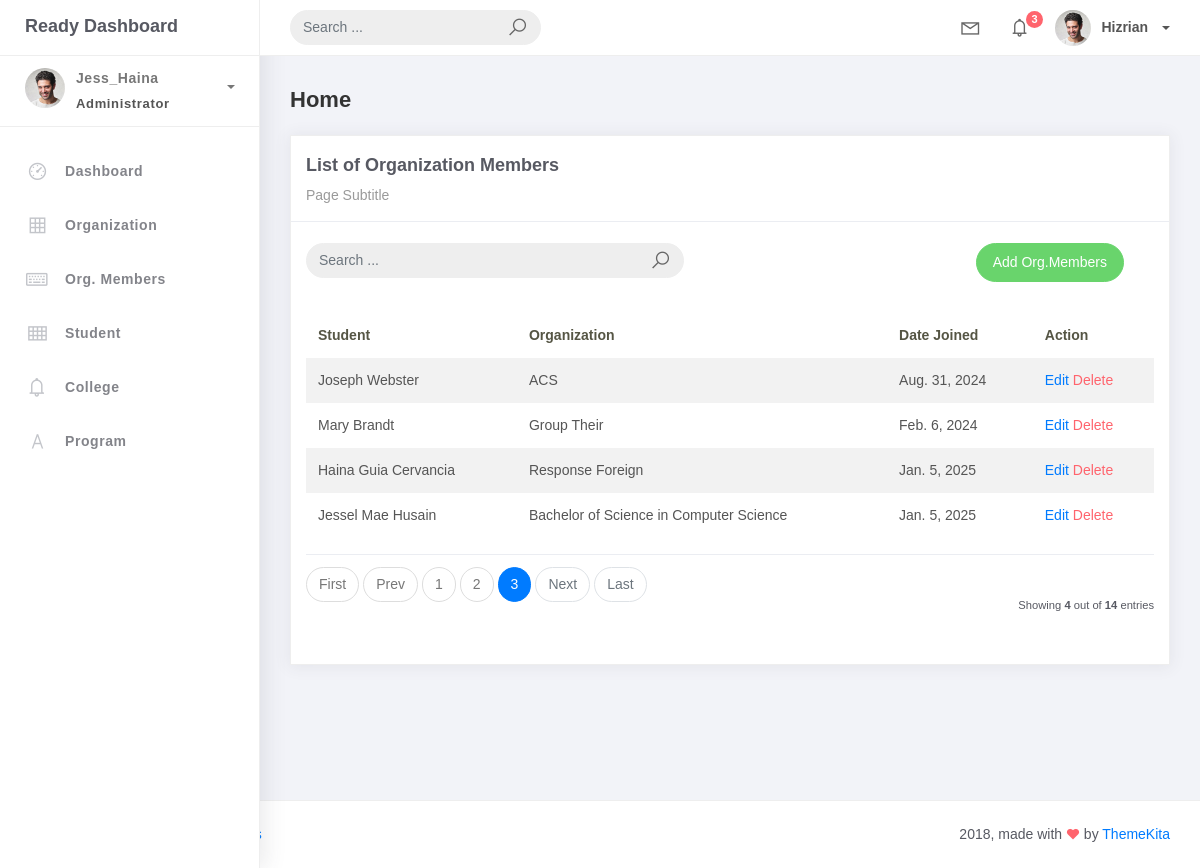
Page /orgMember_list/?page=3 on the earlier database version.
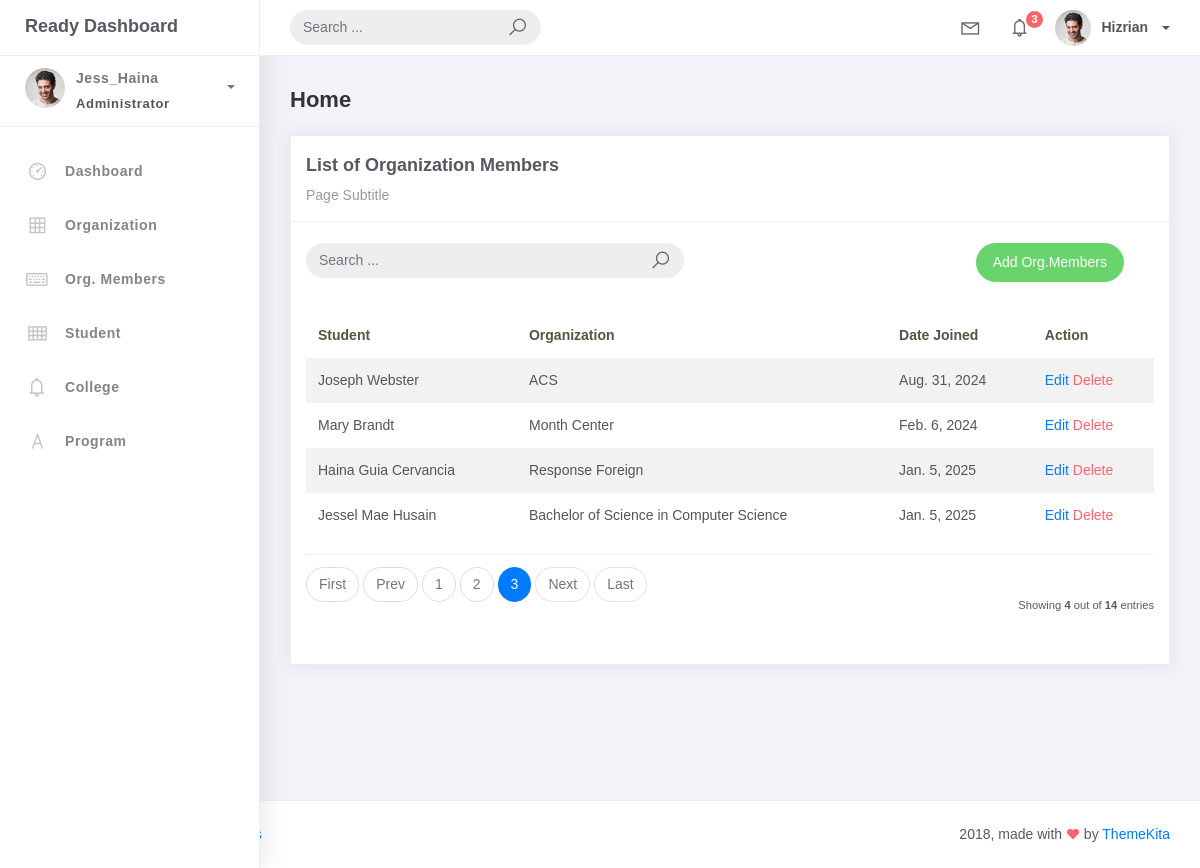
Same page on the later database version.
### studentorg/models.py (models this page shows, shortened)
class BaseModel(models.Model):
    created_at = models.DateTimeField(auto_now_add=True, db_index=True)
    updated_at = models.DateTimeField(auto_now=True)
    class Meta:
        abstract = True

class OrgMember(BaseModel):
    student = models.ForeignKey(Student, on_delete=models.CASCADE)
    organization = models.ForeignKey(Organization, on_delete=models.CASCADE)
    date_joined = models.DateField()

class Student(BaseModel):
    student_id = models.CharField(max_length=15)
    lastname = models.CharField(max_length=25)
    firstname = models.CharField(max_length=25)
    middlename = models.CharField(max_length=25, blank=True, null=True)
    program = models.ForeignKey(Program, on_delete=models.CASCADE)

class Organization(BaseModel):
    name = models.CharField(max_length=250)
    college = models.ForeignKey(College, null=True, blank=True, on_delete=models.CASCADE)
    description = models.CharField(max_length=500)
    def __str__(self):
        return self.name

### studentorg/views.py (the view, shortened to what this page needs)
# urls.py: path('orgMember_list/', OrgMemberList.as_view(), name='orgMem_list'),
class OrgMemberList(ListView):
    model = OrgMember
    context_object_name = 'orgMember'
    template_name = 'orgMem_list.html'
    paginate_by = 5
    def get_queryset(self, *args, **kwargs):
        qs = super(OrgMemberList, self).get_queryset(*args, **kwargs)
        query = self.request.GET.get('q')
        return qs

### templates/orgMem_list.html
{% extends 'base.html' %}
{% load static %}
{% block content %}
<div class="content">
    <div class="container-fluid">
        <h4 class="page-title">Home</h4>
        <div class="row">
            <div class="col-md-12">
                <div class="card">
                    <div class="card-header">
                        <div class="card-title">List of Organization Members</div>
                        <div class="card-category">Page Subtitle</div>
                    </div>
                    <br />
                    <div class="col-md-12 row">
                        <div class="col-md-6">
                            <form class="navbar-left navbar-form nav-search mr-md-3" action="{% url 'orgMem_list' %}">
                                <div class="input-group">
                                    <input type="text" placeholder="Search ..." class="form-control" name="q" value="{{ request.GET.q }}" />
                                    <div class="input-group-append">
                                        <span class="input-group-text">
                                            <i class="la la-search search-icon"></i>
                                        </span>
                                    </div>
                                </div>
                            </form>
                        </div>
                        <div class="col-md-6">
                            <div class="pull-right">
                                <a href="{% url 'orgMem-add' %}" class="btn btn-success btn-rounded">Add Org.Members</a>
                            </div>
                        </div>
                    </div>
                    <div class="card-body">
                        <table class="table table-striped mt-3">
                            <thead>
                                <tr>
                                    <th scope="col">Student</th>
                                    <th scope="col">Organization</th>
                                    <th scope="col">Date Joined</th>
                                    <th scope="col">Action</th>
                                </tr>
                            </thead>
                            <tbody>
                                {% for object in object_list %}
                                <tr>
                                    <td>{{ object.student.firstname }} {{ object.student.lastname }}</td>
                                    <td>{{ object.organization }}</td>
                                    <td>{{ object.date_joined }}</td>
                                    <td>
                                        <a href="{% url 'orgMem-update' object.id %}">Edit</a>
                                        <a href="{% url 'orgMem-delete' object.id %}" class="text-danger">Delete</a>
                                    </td>
                                </tr>
                                {% empty %}
                                <tr>
                                    <td colspan="4" style="text-align: center;">
                                        <p class="text-sm font-weight-bold mb-0">No Records Found</p>
                                    </td>
                                </tr>
                                {% endfor %}
                            </tbody>
                        </table>
                        {% include 'includes/pagination.html' %}
                    </div>
                </div>
            </div>
        </div>
    </div>
</div>
{% endblock %}

### templates/base.html (shortened to what this page needs)
{% load static %}
<!DOCTYPE html>
<link rel="stylesheet" href="{% static 'css/bootstrap.min.css' %}">
<link rel="stylesheet" href="{% static 'css/ready.css' %}">
<link rel="stylesheet" href="{% static 'css/demo.css' %}">
    </head>
    <body>
        <div class="wrapper">
            <div class="main-header">
                <div class="logo-header">
                    <a href="{% url 'home' %}" class="logo">
                        Ready Dashboard
                    </a>
                </div>
                <nav class="navbar navbar-header navbar-expand-lg">
                    <div class="container-fluid">
                        <form class="navbar-left navbar-form nav-search mr-md-3" action="">
                            <div class="input-group">
                                <input type="text" placeholder="Search ..." class="form-control">
                                <div class="input-group-append">
                                    <span class="input-group-text">
                                        <i class="la la-search search-icon"></i>
                                    </span>
                                </div>
                            </div>
                        </form>
                        <ul class="navbar-nav topbar-nav ml-md-auto align-items-center">
                            <li class="nav-item dropdown hidden-caret">
                                <a class="nav-link dropdown-toggle" href="#" id="navbarDropdown" role="button" data-toggle="dropdown" aria-haspopup="true" aria-expanded="false">
                                    <i class="la la-envelope"></i>
                                </a>
                            </li>
                            <li class="nav-item dropdown hidden-caret">
                                <a class="nav-link dropdown-toggle" href="#" id="navbarDropdown" role="button" data-toggle="dropdown" aria-haspopup="true" aria-expanded="false">
                                    <i class="la la-bell"></i>
                                    <span class="notification">3</span>
                                </a>
                            </li>
                            <li class="nav-item dropdown">
                                <a class="dropdown-toggle profile-pic" data-toggle="dropdown" href="#" aria-expanded="false"> <img src="{% static 'img/profile.jpg' %}" alt="user-img" width="36" class="img-circle"><span >Hizrian</span></span> </a>
                                </li>
                            </ul>
                        </div>
                    </nav>
                </div>
                <div class="sidebar">
                    <div class="scrollbar-inner sidebar-wrapper">
                        <div class="user">
                            <div class="photo">
                                <img src="{% static 'img/profile.jpg' %}">
                            </div>
                            <div class="info">
                                <a class="" data-toggle="collapse" href="#collapseExample" aria-expanded="true">
                                    <span>
                                        Jess_Haina
                                        <span class="user-level">Administrator</span>
                                        <span class="caret"></span>
                                    </span>
                                </a>
                            </div>
                        </div>
                        <ul class="nav">
                            <li class="nav-item">
                                <a href="{% url 'chart-page' %}">
                                    <i class="la la-dashboard"></i>
                                    <p>Dashboard</p>
                                </a>
                            </li>
                            <li class="nav-item">
                                <a href="{% url 'organization-list' %}">
                                    <i class="la la-table"></i>
                                    <p>Organization</p>
                                </a>
                            </li>
                            <li class="nav-item">
                                <a href="{% url 'orgMem_list' %}">
                                    <i class="la la-keyboard-o"></i>
                                    <p>Org. Members</p>
                                </a>
                            </li>
                            <li class="nav-item">
                                <a href="{% url 'student_list' %}">
                                    <i class="la la-th"></i>
                                    <p>Student</p>
                                </a>
                            </li>
                            <li class="nav-item">
                                <a href="{% url 'college_list' %}">
                                    <i class="la la-bell"></i>
                                    <p>College</p>
                                </a>
                            </li>
                            <li class="nav-item">
                                <a href="{% url 'program_list' %}">
                                    <i class="la la-font"></i>
                                    <p>Program</p>
                                </a>
                            </li>
                        </ul>
                    </div>
                </div>
                <div class="main-panel">
                    {% block content %}
                        {% endblock %}
                        </div>
                    </div>
                    <footer class="footer">
                        <div class="container-fluid">
                            <nav class="pull-left">
                                <ul class="nav">
                                    <li class="nav-item">
                                        <a class="nav-link" href="http://www.themekita.com">
                                        </a>
                                    </li>
                                    <li class="nav-item">
                                        <a class="nav-link" href="#">
                                        </a>
                                    </li>
                                    <li class="nav-item">
                                        <a class="nav-link" href="#">
                                        </a>
                                    </li>
                                </ul>
                            </nav>
                            <div class="copyright ml-auto">
                                2018, made with <i class="la la-heart heart text-danger"></i> by <a href="http://www.themekita.com">ThemeKita</a>
                            </div>
                        </div>
                    </footer>
    </body>
</body>
</html>

### templates/includes/pagination.html (shortened to what this page needs)
{% if is_paginated %}
<div class="card-footer px-0 border-0 d-flex flex-column flex-lg-row align-items-center justify-content-between mt-3">
  <nav aria-label="Topics pagination" class="mb-4">
    <ul class="pagination">
      {% if page_obj.number > 1 %}
        <li class="page-item">
          <a class="page-link" href="?page=1">First</a>
        </li>
      {% else %}
        <li class="page-item disabled">
          <span class="page-link">First</span>
        </li>
      {% endif %}
      {% if page_obj.has_previous %}
        <li class="page-item">
          <a class="page-link" href="?page={{ page_obj.previous_page_number }}">Prev</a>
        </li>
      {% else %}
        <li class="page-item disabled">
          <span class="page-link">Prev</span>
        </li>
      {% endif %}
      {% for page_num in paginator.page_range %}
        {% if page_obj.number == page_num %}
          <li class="page-item active">
            <span class="page-link">
              {{ page_num }}
            </span>
          </li>
        {% elif page_num > page_obj.number|add:'-3' and page_num < page_obj.number|add:'3' %}
          <li class="page-item">
            <a class="page-link" href="?page={{ page_num }}">{{ page_num }}</a>
          </li>
        {% endif %}
      {% endfor %}
      {% if page_obj.has_next %}
        <li class="page-item">
          <a class="page-link" href="?page={{ page_obj.next_page_number }}">Next</a>
        </li>
      {% else %}
        <li class="page-item disabled">
          <span class="page-link">Next</span>
        </li>
      {% endif %}
      {% if page_obj.number != paginator.num_pages %}
        <li class="page-item">
          <a class="page-link" href="?page={{ paginator.num_pages }}">Last</a>
        </li>
      {% else %}
        <li class="page-item disabled">
          <span class="page-link">Last</span>
        </li>
      {% endif %}
    </ul>
  </nav>
  <div class="fw-normal small mt-4 mt-lg-0">Showing <b>{{object_list.count}}</b> out of <b>{{paginator.count}}</b> entries</div>
</div>
{% endif %}

Differences in the rows shown:
changed OrgMember "Mary": organization "Group Their" → "Month Center"
